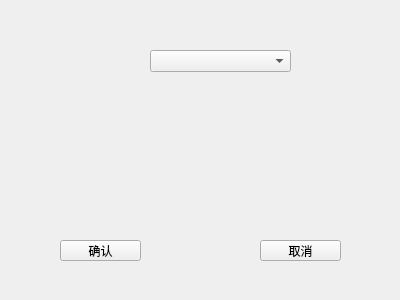
<?xml version="1.0" encoding="UTF-8"?>
<ui version="4.0">
 <class>DeleteTag</class>
 <widget class="QWidget" name="DeleteTag">
  <property name="geometry">
   <rect>
    <x>0</x>
    <y>0</y>
    <width>400</width>
    <height>300</height>
   </rect>
  </property>
  <property name="windowTitle">
   <string>Form</string>
  </property>
  <widget class="QComboBox" name="comboBox">
   <property name="geometry">
    <rect>
     <x>150</x>
     <y>50</y>
     <width>141</width>
     <height>22</height>
    </rect>
   </property>
  </widget>
  <widget class="QPushButton" name="pushButton">
   <property name="geometry">
    <rect>
     <x>60</x>
     <y>240</y>
     <width>81</width>
     <height>21</height>
    </rect>
   </property>
   <property name="text">
    <string>确认</string>
   </property>
  </widget>
  <widget class="QPushButton" name="pushButton_2">
   <property name="geometry">
    <rect>
     <x>260</x>
     <y>240</y>
     <width>81</width>
     <height>21</height>
    </rect>
   </property>
   <property name="text">
    <string>取消</string>
   </property>
  </widget>
 </widget>
 <resources/>
 <connections/>
</ui>
